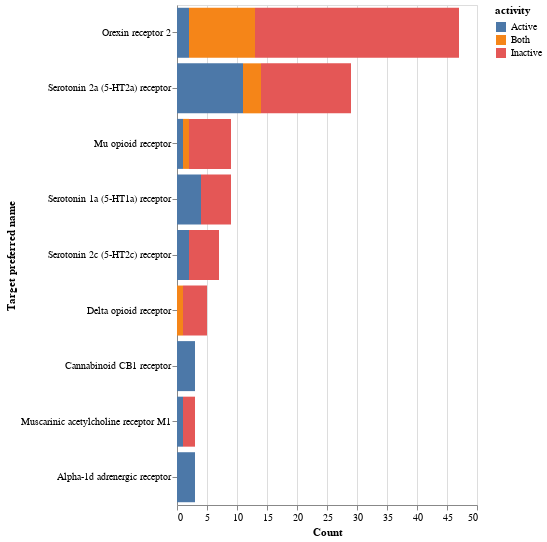

Notebook code for this chart:
### Code cell
temp = out_df.groupby('pref_name').filter(lambda x : len(x)>2)
ch = alt.Chart(temp).mark_bar()

# ch = ch.encode(
#     x = alt.X('pref_name', sort='-y', title='Target preferred name'),
#     y = alt.Y('count()'),
#     color=alt.Color('activity'),
#     order=alt.Order('activity', sort='ascending'),
# )

ch = ch.encode(
    y = alt.Y('pref_name', sort='-x', title='Target preferred name'),
    x = alt.X('count()', title='Count'),
    color=alt.Color('activity'),
    order=alt.Order('activity', sort='ascending'),
).properties(height=500,width=300)

# ch.configure_axisY(
# titleFontSize=13,
# ).configure_axisX(
# titleFontSize=13
# ).configure_axisBottom(labelAngle=-35).configure_header(
#     titleFontSize=40, 
#     labelFontSize=40
# ).configure_axisY(
#     titleAngle=0,
#     titleAlign="left",
#     titleY=-10,
#     titleX=-20,
#     titleFontSize=16,
# ).configure_legend(orient='bottom',labelFontSize=22)

ch

### Figure 1 — Vega-Lite specification as saved in the notebook (floating-point values rounded to 4 significant figures)
{"config": {"view": {"continuousWidth": 400, "continuousHeight": 300}}, "data": {"name": "data-300080622ad9830c5edb738ad4623986"}, "mark": "bar", "encoding": {"color": {"type": "nominal", "field": "activity"}, "order": {"type": "nominal", "field": "activity", "sort": "ascending"}, "x": {"type": "quantitative", "aggregate": "count", "title": "Count"}, "y": {"type": "nominal", "field": "pref_name", "sort": "-x", "title": "Target preferred name"}}, "height": 500, "width": 300, "$schema": "https://vega.github.io/schema/vega-lite/v4.8.1.json", "datasets": {"data-300080622ad9830c5edb738ad4623986": [{"pref_name": "Cannabinoid CB1 receptor", "activity": "Active"}, {"pref_name": "Orexin receptor 2", "activity": "Inactive"}, {"pref_name": "Orexin receptor 2", "activity": "Inactive"}, {"pref_name": "Serotonin 2a (5-HT2a) receptor", "activity": "Inactive"}, {"pref_name": "Orexin receptor 2", "activity": "Inactive"}, {"pref_name": "Delta opioid receptor", "activity": "Both"}, {"pref_name": "Orexin receptor 2", "activity": "Inactive"}, {"pref_name": "Mu opioid receptor", "activity": "Inactive"}, {"pref_name": "Orexin receptor 2", "activity": "Inactive"}, {"pref_name": "Orexin receptor 2", "activity": "Both"}, {"pref_name": "Orexin receptor 2", "activity": "Both"}, {"pref_name": "Mu opioid receptor", "activity": "Inactive"}, {"pref_name": "Orexin receptor 2", "activity": "Inactive"}, {"pref_name": "Mu opioid receptor", "activity": "Inactive"}, {"pref_name": "Orexin receptor 2", "activity": "Active"}, {"pref_name": "Orexin receptor 2", "activity": "Inactive"}, {"pref_name": "Orexin receptor 2", "activity": "Inactive"}, {"pref_name": "Orexin receptor 2", "activity": "Active"}, {"pref_name": "Orexin receptor 2", "activity": "Both"}, {"pref_name": "Orexin receptor 2", "activity": "Inactive"}, {"pref_name": "Orexin receptor 2", "activity": "Inactive"}, {"pref_name": "Orexin receptor 2", "activity": "Inactive"}, {"pref_name": "Orexin receptor 2", "activity": "Inactive"}, {"pref_name": "Delta opioid receptor", "activity": "Inactive"}, {"pref_name": "Mu opioid receptor", "activity": "Inactive"}, {"pref_name": "Orexin receptor 2", "activity": "Inactive"}, {"pref_name": "Delta opioid receptor", "activity": "Inactive"}, {"pref_name": "Orexin receptor 2", "activity": "Both"}, {"pref_name": "Orexin receptor 2", "activity": "Inactive"}, {"pref_name": "Orexin receptor 2", "activity": "Inactive"}, {"pref_name": "Orexin receptor 2", "activity": "Both"}, {"pref_name": "Orexin receptor 2", "activity": "Both"}, {"pref_name": "Orexin receptor 2", "activity": "Inactive"}, {"pref_name": "Orexin receptor 2", "activity": "Both"}, {"pref_name": "Orexin receptor 2", "activity": "Inactive"}, {"pref_name": "Orexin receptor 2", "activity": "Both"}, {"pref_name": "Orexin receptor 2", "activity": "Both"}, {"pref_name": "Orexin receptor 2", "activity": "Inactive"}, {"pref_name": "Orexin receptor 2", "activity": "Inactive"}, {"pref_name": "Orexin receptor 2", "activity": "Inactive"}, {"pref_name": "Orexin receptor 2", "activity": "Inactive"}, {"pref_name": "Mu opioid receptor", "activity": "Inactive"}, {"pref_name": "Orexin receptor 2", "activity": "Inactive"}, {"pref_name": "Orexin receptor 2", "activity": "Inactive"}, {"pref_name": "Orexin receptor 2", "activity": "Inactive"}, {"pref_name": "Mu opioid receptor", "activity": "Inactive"}, {"pref_name": "Delta opioid receptor", "activity": "Inactive"}, {"pref_name": "Mu opioid receptor", "activity": "Inactive"}, {"pref_name": "Orexin receptor 2", "activity": "Inactive"}, {"pref_name": "Orexin receptor 2", "activity": "Inactive"}, {"pref_name": "Orexin receptor 2", "activity": "Inactive"}, {"pref_name": "Orexin receptor 2", "activity": "Inactive"}, {"pref_name": "Orexin receptor 2", "activity": "Inactive"}, {"pref_name": "Orexin receptor 2", "activity": "Inactive"}, {"pref_name": "Mu opioid receptor", "activity": "Both"}, {"pref_name": "Orexin receptor 2", "activity": "Inactive"}, {"pref_name": "Muscarinic acetylcholine receptor M1", "activity": "Active"}, {"pref_name": "Serotonin 2a (5-HT2a) receptor", "activity": "Inactive"}, {"pref_name": "Orexin receptor 2", "activity": "Inactive"}, {"pref_name": "Orexin receptor 2", "activity": "Both"}, {"pref_name": "Orexin receptor 2", "activity": "Inactive"}, {"pref_name": "Orexin receptor 2", "activity": "Both"}, {"pref_name": "Muscarinic acetylcholine receptor M1", "activity": "Inactive"}, {"pref_name": "Serotonin 2c (5-HT2c) receptor", "activity": "Active"}, {"pref_name": "Serotonin 2a (5-HT2a) receptor", "activity": "Active"}, {"pref_name": "Serotonin 2c (5-HT2c) receptor", "activity": "Inactive"}, {"pref_name": "Orexin receptor 2", "activity": "Inactive"}, {"pref_name": "Serotonin 2c (5-HT2c) receptor", "activity": "Inactive"}, {"pref_name": "Serotonin 2c (5-HT2c) receptor", "activity": "Inactive"}, {"pref_name": "Serotonin 2c (5-HT2c) receptor", "activity": "Inactive"}, {"pref_name": "Serotonin 2a (5-HT2a) receptor", "activity": "Active"}, {"pref_name": "Serotonin 2a (5-HT2a) receptor", "activity": "Active"}, {"pref_name": "Serotonin 2a (5-HT2a) receptor", "activity": "Active"}, {"pref_name": "Serotonin 1a (5-HT1a) receptor", "activity": "Inactive"}, {"pref_name": "Serotonin 2c (5-HT2c) receptor", "activity": "Inactive"}, {"pref_name": "Serotonin 2a (5-HT2a) receptor", "activity": "Active"}, {"pref_name": "Mu opioid receptor", "activity": "Active"}, {"pref_name": "Serotonin 2a (5-HT2a) receptor", "activity": "Both"}, {"pref_name": "Serotonin 1a (5-HT1a) receptor", "activity": "Inactive"}, {"pref_name": "Alpha-1d adrenergic receptor", "activity": "Active"}, {"pref_name": "Alpha-1d adrenergic receptor", "activity": "Active"}, {"pref_name": "Alpha-1d adrenergic receptor", "activity": "Active"}, {"pref_name": "Serotonin 2a (5-HT2a) receptor", "activity": "Inactive"}, {"pref_name": "Serotonin 2a (5-HT2a) receptor", "activity": "Both"}, {"pref_name": "Serotonin 2c (5-HT2c) receptor", "activity": "Active"}, {"pref_name": "Cannabinoid CB1 receptor", "activity": "Active"}, {"pref_name": "Serotonin 2a (5-HT2a) receptor", "activity": "Both"}, {"pref_name": "Serotonin 2a (5-HT2a) receptor", "activity": "Active"}, {"pref_name": "Cannabinoid CB1 receptor", "activity": "Active"}, {"pref_name": "Serotonin 1a (5-HT1a) receptor", "activity": "Active"}, {"pref_name": "Serotonin 2a (5-HT2a) receptor", "activity": "Inactive"}, {"pref_name": "Serotonin 2a (5-HT2a) receptor", "activity": "Inactive"}, {"pref_name": "Serotonin 2a (5-HT2a) receptor", "activity": "Active"}, {"pref_name": "Serotonin 2a (5-HT2a) receptor", "activity": "Active"}, {"pref_name": "Serotonin 1a (5-HT1a) receptor", "activity": "Active"}, {"pref_name": "Serotonin 2a (5-HT2a) receptor", "activity": "Active"}, {"pref_name": "Serotonin 2a (5-HT2a) receptor", "activity": "Active"}, {"pref_name": "Serotonin 2a (5-HT2a) receptor", "activity": "Inactive"}, {"pref_name": "Serotonin 2a (5-HT2a) receptor", "activity": "Inactive"}, {"pref_name": "Serotonin 2a (5-HT2a) receptor", "activity": "Inactive"}, {"pref_name": "Serotonin 2a (5-HT2a) receptor", "activity": "Active"}, {"pref_name": "Serotonin 1a (5-HT1a) receptor", "activity": "Active"}, {"pref_name": "Serotonin 2a (5-HT2a) receptor", "activity": "Inactive"}, {"pref_name": "Serotonin 1a (5-HT1a) receptor", "activity": "Active"}, {"pref_name": "Serotonin 2a (5-HT2a) receptor", "activity": "Inactive"}, {"pref_name": "Serotonin 2a (5-HT2a) receptor", "activity": "Inactive"}, {"pref_name": "Serotonin 2a (5-HT2a) receptor", "activity": "Inactive"}, {"pref_name": "Serotonin 1a (5-HT1a) receptor", "activity": "Inactive"}, {"pref_name": "Serotonin 2a (5-HT2a) receptor", "activity": "Inactive"}, {"pref_name": "Serotonin 2a (5-HT2a) receptor", "activity": "Inactive"}, {"pref_name": "Serotonin 1a (5-HT1a) receptor", "activity": "Inactive"}, {"pref_name": "Muscarinic acetylcholine receptor M1", "activity": "Inactive"}, {"pref_name": "Serotonin 1a (5-HT1a) receptor", "activity": "Inactive"}, {"pref_name": "Delta opioid receptor", "activity": "Inactive"}, {"pref_name": "Serotonin 2a (5-HT2a) receptor", "activity": "Inactive"}]}}
